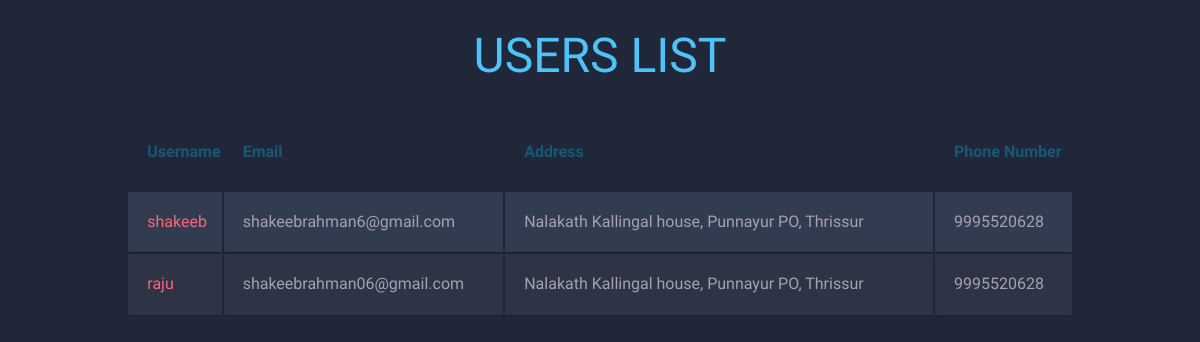
/u_list/, run on the app's committed database.
### main/models.py (models this page shows)
class reg(models.Model):
    username=models.OneToOneField(User,on_delete=models.CASCADE,related_name='profile')
    email=models.CharField(max_length=30)
    psw=models.CharField(max_length=30)
    address=models.CharField(max_length=50)
    phone=models.IntegerField()

### main/views.py (the view)
# urls.py: path('u_list/',views.u_list,name='u_list'),
def u_list(request):
    data=reg.objects.all()
    return render(request,'u_list.html',{'data':data})

### main/templates/u_list.html (shortened to what this page needs)
<!DOCTYPE html>
<html lang="en">
<head>
  <h1>USERS LIST </h1>
<table class="container">
	<thead>
		<tr>
			<th><h1>Username</h1></th>
			<th><h1>Email</h1></th>
			<th><h1>Address</h1></th>
			<th><h1>Phone Number</h1></th>
		</tr>
	</thead>
	<tbody>
    {% for i in data %}
		<tr>
			<td>{{i.username}}</td>
			<td>{{i.email}}</td>
      <td>{{i.address}}</td>
			<td>{{i.phone}}</td>
      </tr>
      {% endfor %}
	</tbody>
</table>
</body>
</html>

### main/templates/u_list.html (style rules this page uses)
h1 { font-size:3em; font-weight: 300; line-height:1em; text-align: center; color: #4DC3FA; }
.container th h1 { font-weight: bold; font-size: 1em; text-align: left; color: #185875; }
.container td { font-weight: normal; font-size: 1em; -webkit-box-shadow: 0 2px 2px -2px #0E1119; -moz-box-shadow: 0 2px 2px -2px #0E1119; box-shadow: 0 2px 2px -2px #0E1119; }
.container { text-align: left; overflow: hidden; width: 80%; margin: 0 auto; display: table; padding: 0 0 8em 0; }
.container td, .container th { padding-bottom: 2%; padding-top: 2%; padding-left:2%; }
.container tr:nth-child(odd) { background-color: #323C50; }
.container tr:nth-child(even) { background-color: #2C3446; }
.container th { background-color: #1F2739; }
.container td:first-child { color: #FB667A; }

### data on the page
reg: username "shakeeb", email "shakeebrahman6@gmail.com", address "Nalakath Kallingal house, Punnayur PO, Thrissur", phone "9995520628"
reg: username "raju", email "shakeebrahman06@gmail.com", address "Nalakath Kallingal house, Punnayur PO, Thrissur", phone "9995520628"
